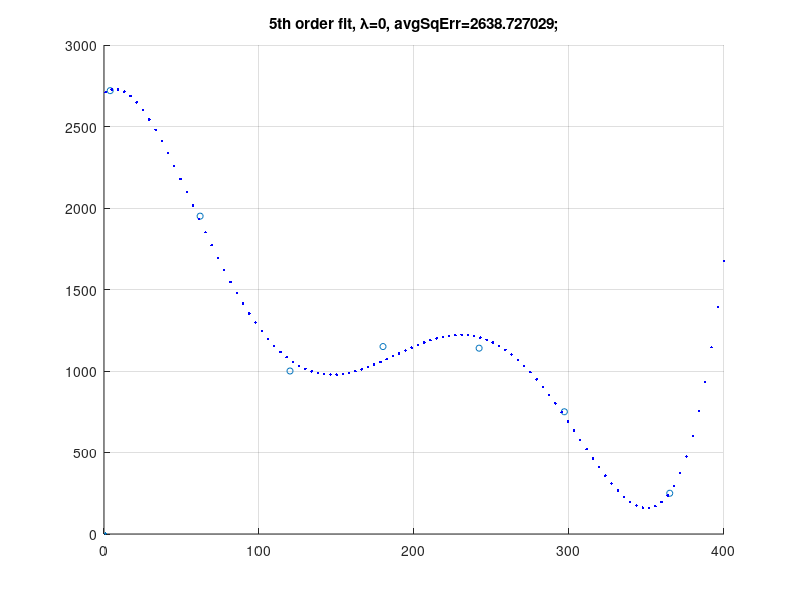

MATLAB code to generate this figure:
clear ; close all;
% Given Data
% day of year
x =[4 62 120 180 242 297 365]';
% bank balance
y =[2720 1950 1000 1150 1140 750 250]';

scatter(x, y, 20, MarkerFaceColor='red', MarkerEdgeColor='blue')
grid on

% Create a NxK matrix
degree = 5;
X = ones(length(x), degree+1);

% populate the matrix
for i = 1:degree
    X(:, i+1) = x.^i;
end

% compute the coefficents
theta = (X'*X)\(X'*y);

% use those coefficients in plot
x_fit = linspace(1, 400, 100)';
y_fit = theta(1) + theta(2)*x_fit + theta(3)*x_fit.^2 + theta(4)*x_fit.^3 + theta(5)*x_fit.^4 + theta(6)*x_fit.^5;

% calculate the avgSqErr
avgSqErr=sum((y-X*theta).^2)./length(y);

hold on
plot(x_fit, y_fit, '.b', LineWidth=3)
title(sprintf('%1.0fth order fit, \\lambda=0, avgSqErr=%.6f;',degree, avgSqErr))


